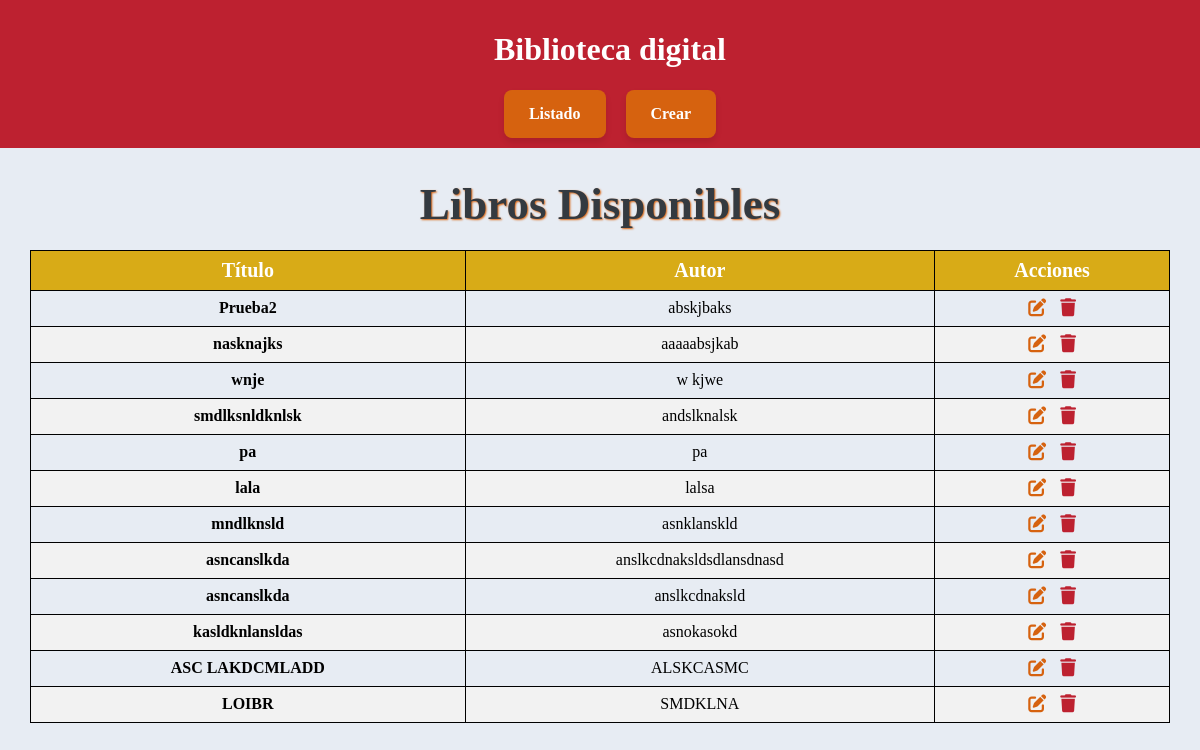
The app's page /, older data.
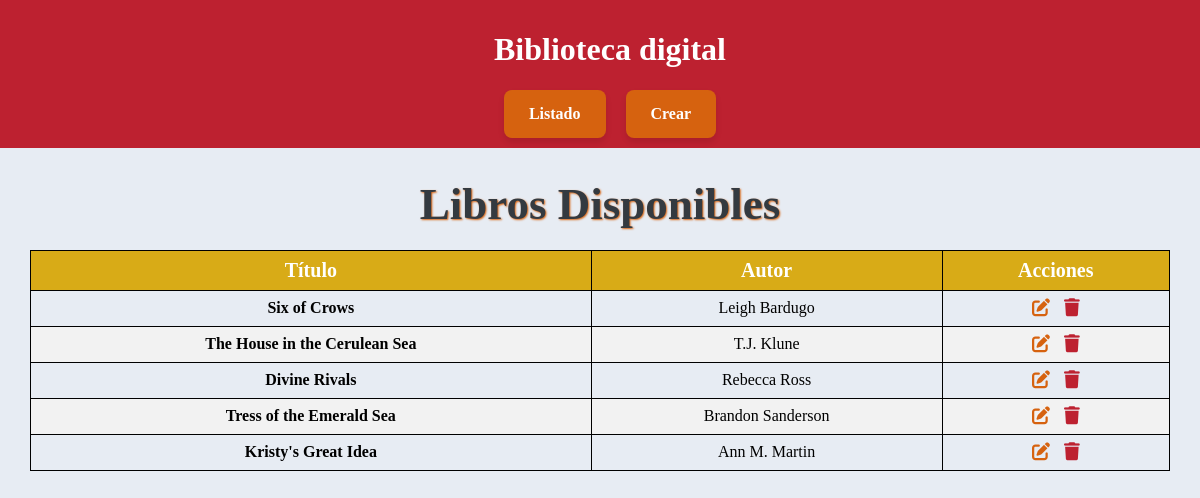
The same page, newer data.
### libros/models.py (models this page shows, shortened)
class Libro(models.Model):
    titulo = models.CharField(max_length=200)
    autor = models.CharField(max_length=200, blank=True)
    sinopsis = models.TextField(blank=True)
    creado_en = models.DateTimeField(auto_now_add=True)

### libros/views.py (the view)
# urls.py: path('', views.book_list, name='book_list'),  # listado principal en / (o /libros/ si quieres)
def book_list(request):
    libros = Libro.objects.all().order_by('-creado_en')
    return render(request, 'libros/book_list.html', {'libros': libros})

### libros/templates/libros/book_list.html
{% extends 'libros/base.html' %}
{% block content %}
{% load static %}
<link rel="stylesheet" href="{% static 'css/styles.css' %}">
<link rel="stylesheet" href="https://cdnjs.cloudflare.com/ajax/libs/font-awesome/6.5.0/css/all.min.css">
  <div class="pagina">Libros Disponibles</div>
  {% if libros %}
  <table class="libros-table">
    <thead>
      <tr>
        <th>Título</th>
        <th>Autor</th>
        <th>Acciones</th>
      </tr>
    </thead>
    <tbody>
      {% for b in libros %}
        <tr>
          <td class="primer">
            <a href="{% url 'book_detail' b.pk %}" class="book-link">{{ b.titulo }}</a>
          </td>
          <td>{{ b.autor }}</td>
          <td>
            <a href="{% url 'book_edit' b.pk %}" class="edit-icon"><i class="fa-solid fa-pen-to-square"></i>
            </a>
            <a href="{% url 'book_delete' b.pk %}" class="delete-icon" onclick="return confirm('¿Seguro que quieres borrar este libro?');"><i class="fa-solid fa-trash"></i>
            </a>
          </td>
        </tr>
      {% endfor %}
    </tbody>
  </table>
{% else %}
  <p>No hay libros disponibles.</p>
{% endif %}
{% endblock %}

Row changes from the older to the newer data that the page shows:
removed Libro: titulo "nasknajks", autor "aaaaabsjkab"
removed Libro: titulo "wnje", autor "w kjwe"
removed Libro: titulo "smdlksnldknlsk", autor "andslknalsk"
removed Libro: titulo "pa", autor "pa"
removed Libro: titulo "lala", autor "lalsa"
removed Libro: titulo "mndlknsld", autor "asnklanskld"
removed Libro: titulo "asncanslkda", autor "anslkcdnaksldsdlansdnasd"
removed Libro: titulo "asncanslkda", autor "anslkcdnaksld"
removed Libro: titulo "kasldknlansldas", autor "asnokasokd"
removed Libro: titulo "ASC LAKDCMLADD", autor "ALSKCASMC"
added Libro: titulo "Six of Crows", autor "Leigh Bardugo"
added Libro: titulo "The House in the Cerulean Sea", autor "T.J. Klune"
added Libro: titulo "Divine Rivals", autor "Rebecca Ross"
changed Libro: titulo "Prueba2" → "Tress of the Emerald Sea"; autor "abskjbaks" → "Brandon Sanderson"
changed Libro: titulo "LOIBR" → "Kristy's Great Idea"; autor "SMDKLNA" → "Ann M. Martin"
